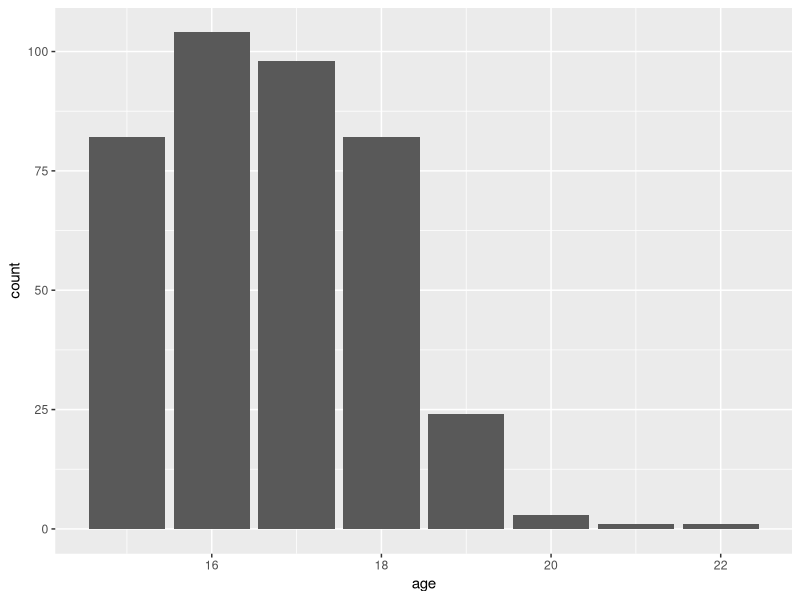
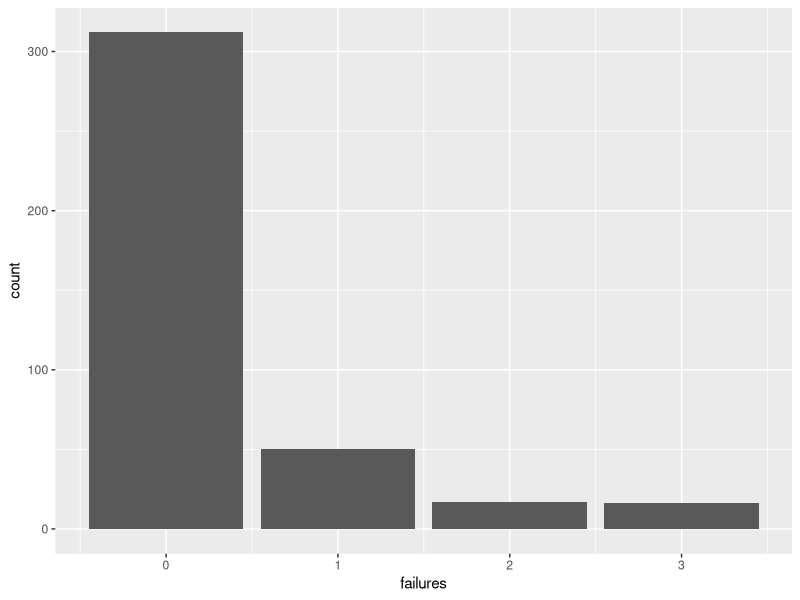
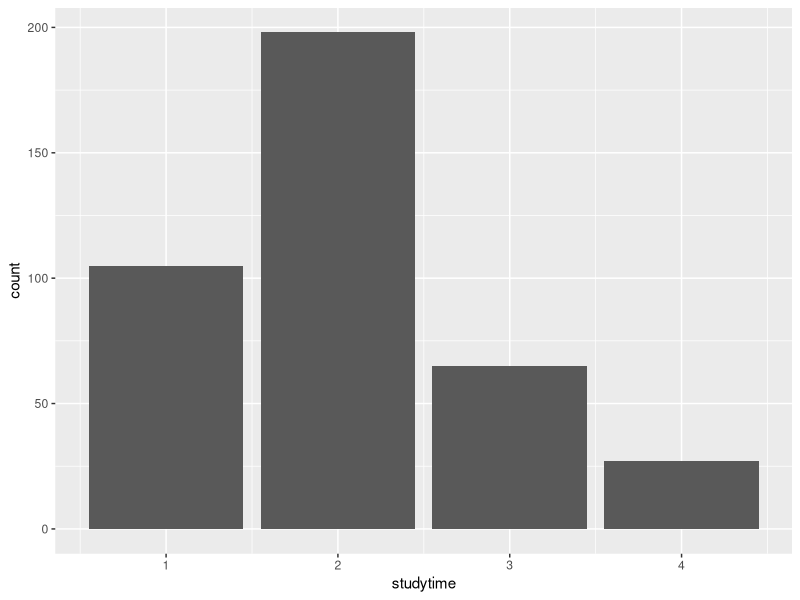
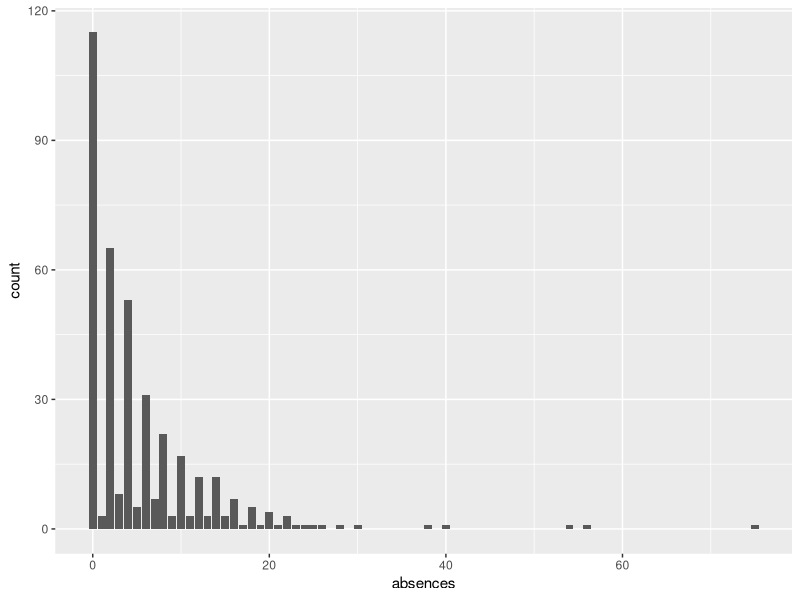
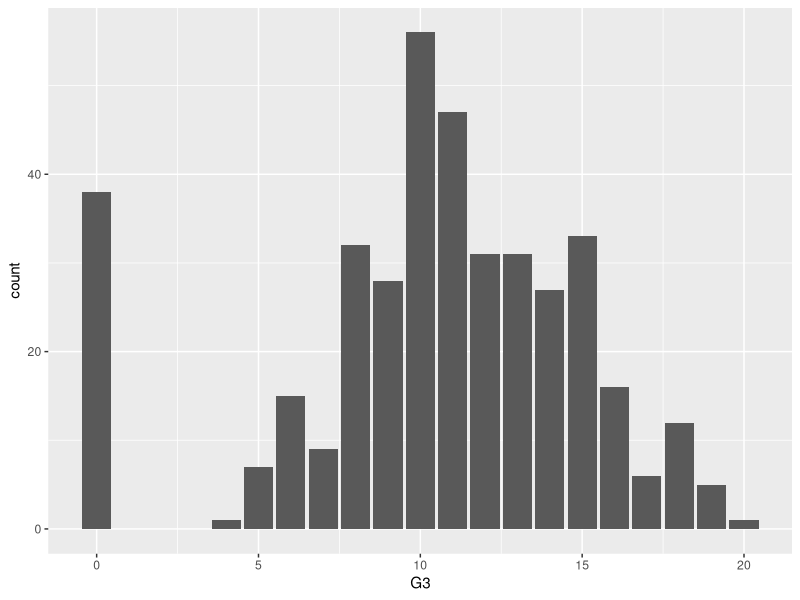
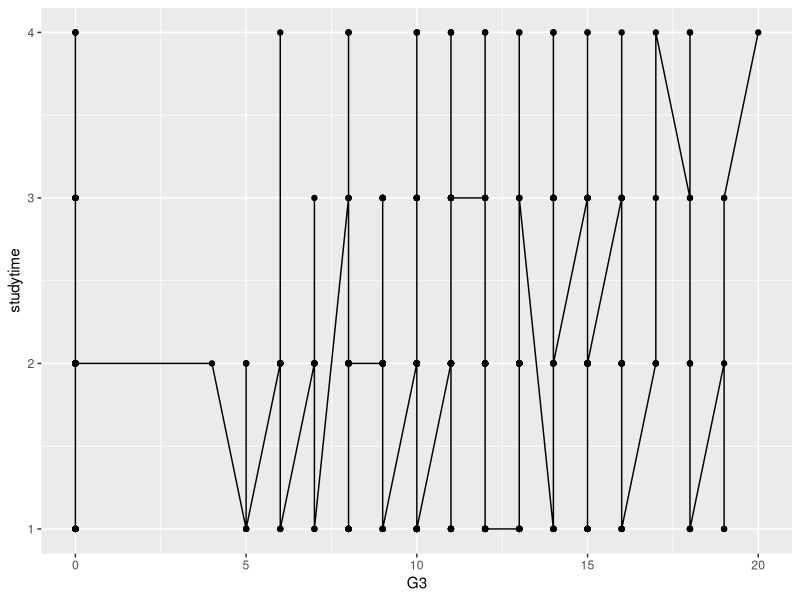
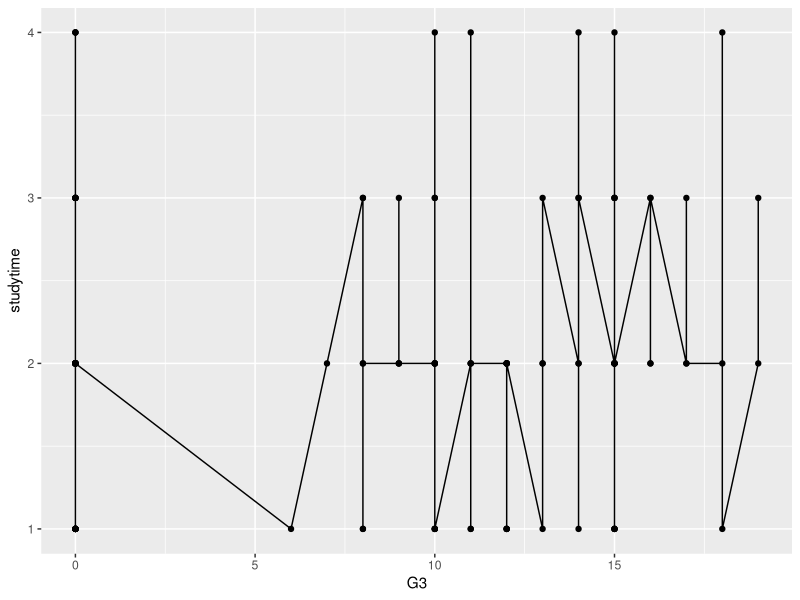
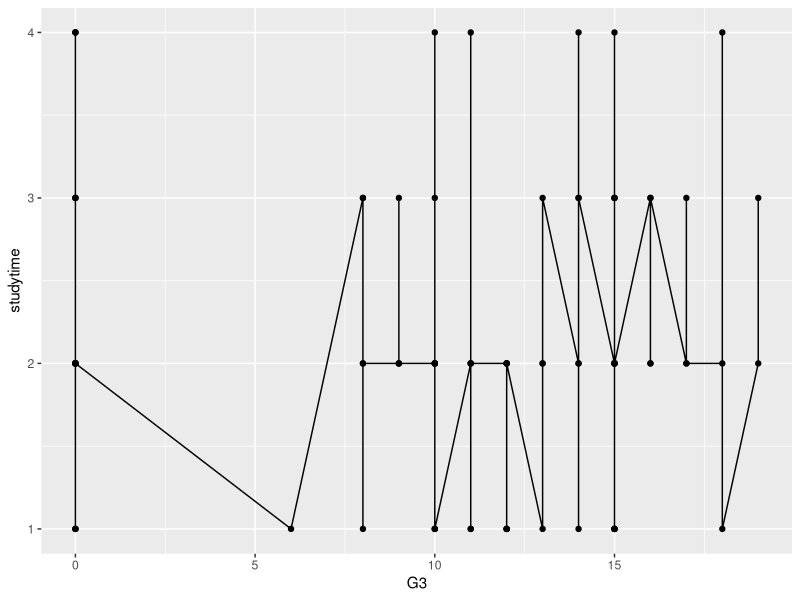

Write the R code that produced these figures, in order.
library(readr)
library(ggplot2)
library(dplyr)
grade_dataset <- read_csv("grade.csv")
glimpse(grade_dataset)
head(grade_dataset)
summary(grade_dataset)

# convert datatypes

grade_dataset <- grade_dataset %>%
  mutate(school = as.factor(school))
grade_dataset <- grade_dataset %>%
  mutate(sex = as.factor(sex))
grade_dataset <- grade_dataset %>%
  mutate(Mjob = as.factor(Mjob))
grade_dataset <- grade_dataset %>%
  mutate(Fjob = as.factor(Fjob))
grade_dataset <- grade_dataset %>%
  mutate(reason = as.factor(reason))
grade_dataset <- grade_dataset %>%
  mutate(guardian = as.factor(guardian))
grade_dataset <- grade_dataset %>%
  mutate(schoolsup = as.factor(schoolsup))
grade_dataset <- grade_dataset %>%
  mutate(famsup = as.factor(famsup))
grade_dataset <- grade_dataset %>%
  mutate(paid = as.factor(paid))
grade_dataset <- grade_dataset %>%
  mutate(activities = as.factor(activities))
grade_dataset <- grade_dataset %>%
  mutate(nursery = as.factor(nursery))
grade_dataset <- grade_dataset %>%
  mutate(higher = as.factor(higher))
grade_dataset <- grade_dataset %>%
  mutate(internet = as.factor(internet))
grade_dataset <- grade_dataset %>%
  mutate(romantic = as.factor(romantic))

summary(grade_dataset)
glimpse(grade_dataset)

# Calculate some statistics
# 1 SEX_STATS 
sex_stats <- grade_dataset$sex
table(sex_stats)
table(sex_stats)/length(sex_stats)
# 2 AGE_STATS
age_stats <- grade_dataset$age
sd(age_stats)
var(age_stats)
# 3 STUDY_TIME_STATS
study_time_stats <- grade_dataset$studytime
sd(study_time_stats)
var(study_time_stats)
# 4 FAILURES_STATS
failure_stats <- grade_dataset$failures
sd(failure_stats)
var(failure_stats)
# 5 ABSENCES_STATS
absences_stats <- grade_dataset$absences
sd(absences_stats)
var(absences_stats)
# 6 G1
G1_stats <- grade_dataset$G1
sd(G1_stats)
var(G1_stats)
# 7 G2
G2_stats <- grade_dataset$G2
sd(G2_stats, na.rm = TRUE)
var(G2_stats, na.rm = TRUE)
# 8 G3
G3_stats <- grade_dataset$G3
sd(G3_stats, na.rm = TRUE)
var(G3_stats, na.rm = TRUE)

# Graph
# 1. Age
bar_age <- grade_dataset %>%
ggplot( aes(age)) + 
  geom_bar(bins=30)
bar_age
# 2. Failures
bar_failures <- grade_dataset %>%
  ggplot( aes(failures)) + 
  geom_bar(bins=30)
bar_failures
# 3. Study time
bar_studytime <- grade_dataset %>%
  ggplot( aes(studytime)) +
  geom_bar(bins = 30)
bar_studytime
# 4. absences
bar_absences <- grade_dataset %>%
  ggplot( aes(absences)) +
  geom_bar(bins = 30)
bar_absences
#quite similar to geometric distribution
# 3. G3
bar_G3 <- grade_dataset %>%
  ggplot( aes(G3)) + 
  geom_bar(bins=30)
bar_G3
# Optional
grade_dataset <- grade_dataset %>%
  mutate(classified = ifelse(G3 >= 10, "Pass", "Fail"))
grade_dataset <- grade_dataset %>%
  mutate(classified = as.factor(classified))
summary(grade_dataset)
classify_stats <- grade_dataset$classified
table(classify_stats)
table(classify_stats)/length(classify_stats)

# 4. Study time
plot_G3_studytime <- grade_dataset %>%
  ggplot(aes(x=G3, y=studytime)) + 
  geom_line()+ 
  geom_point()
plot_G3_studytime
# filter study time with no absences
not_absences <- grade_dataset %>%
  filter(absences == 0)
# Graph
plot_G3_with_not_absences <- not_absences %>%
  ggplot(aes(x=G3, y=studytime)) +
  geom_line()+
  geom_point()
plot_G3_with_not_absences
# Filter 0 absences, 0 failure in study time
not_failures_in_absences <- not_absences %>%
  filter(failures == 0)
# Draw graph again
plot_G3_without_failures_in_absences <- not_failures_in_absences %>%
  ggplot(aes(x=G3, y=studytime)) +
  geom_line() +
  geom_point()
plot_G3_without_failures_in_absences

# 5. Sex factor to G3
plot_G3_sex <- grade_dataset %>%
  ggplot(aes(x=G3, y=sex)) +
  geom_line() +
  geom_point()
plot_G3_sex
# 6. Age to G3
plot_G3_age <- grade_dataset %>%
  ggplot(aes(x=G3, y=age)) + 
  geom_line() +
  geom_point()
plot_G3_age
# G1, G2 to G3
plot_g1_with_g3 <- grade_dataset %>%
  ggplot(aes(x=G3, y=G1)) +
  geom_line()
plot_g1_with_g3

plot_g2_with_g3 <- grade_dataset %>%
  ggplot(aes(x=G3, y=G2)) +
  geom_line()
plot_g2_with_g3
# So there is a relationship between G1, G2
# Testing hypothesis using the linear regression formula
result1 = lm(data = grade_dataset, G3 ~ sex + age + studytime + failures + higher + absences + G1 + G2)
summary(result1)
result2 = lm(data = grade_dataset, G3 ~ absences + G1 + G2)
summary(result2)

anova(result1, result2)
